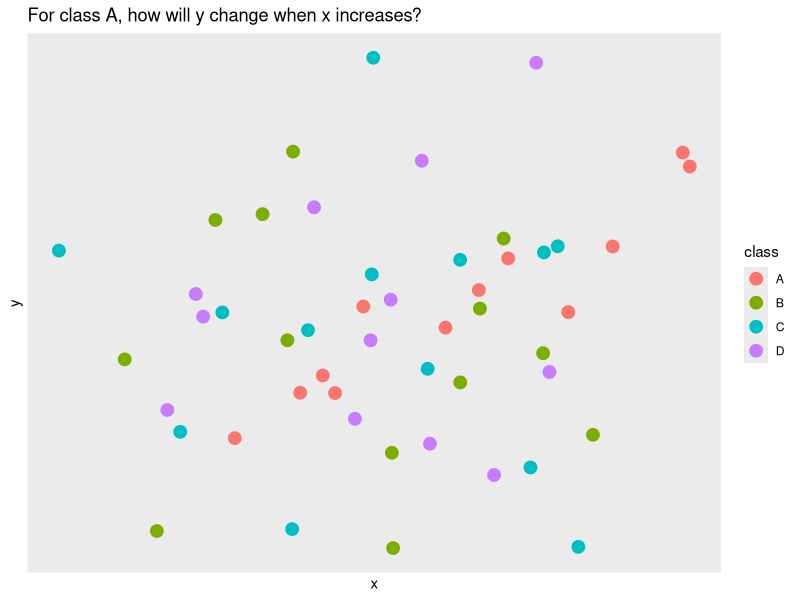
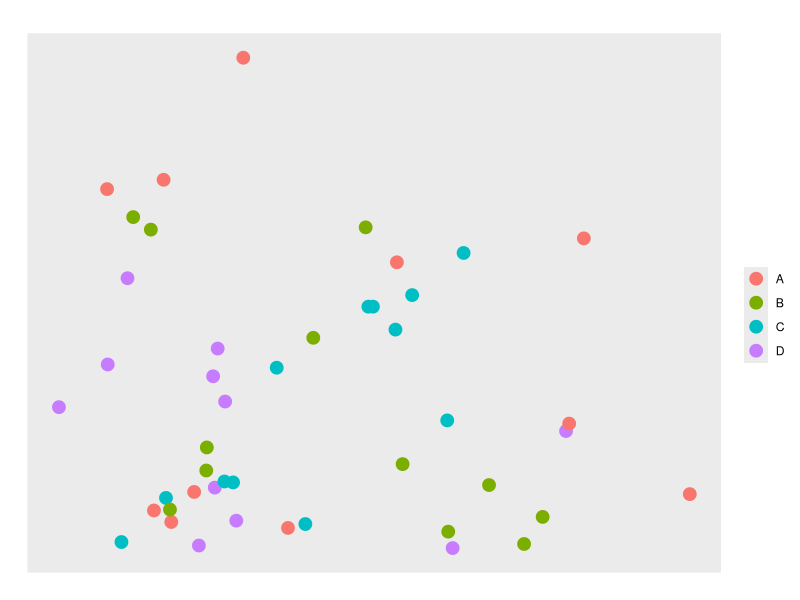
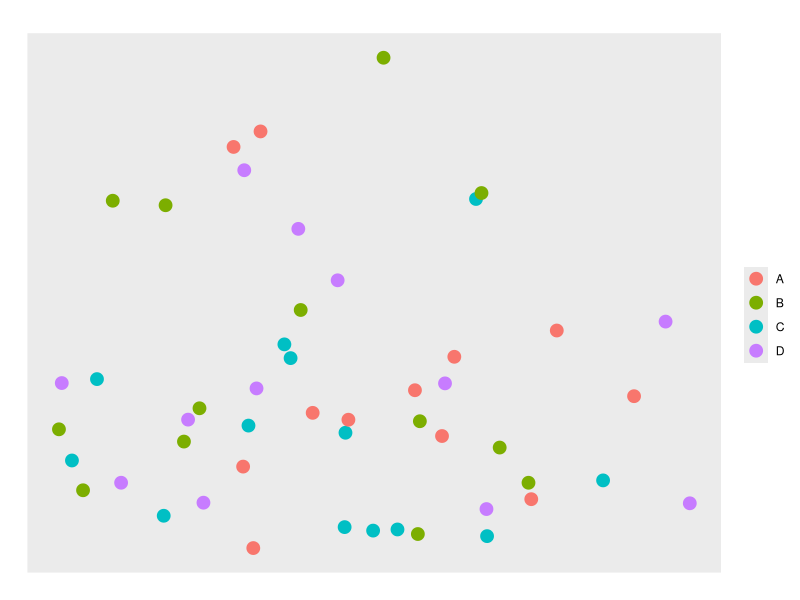
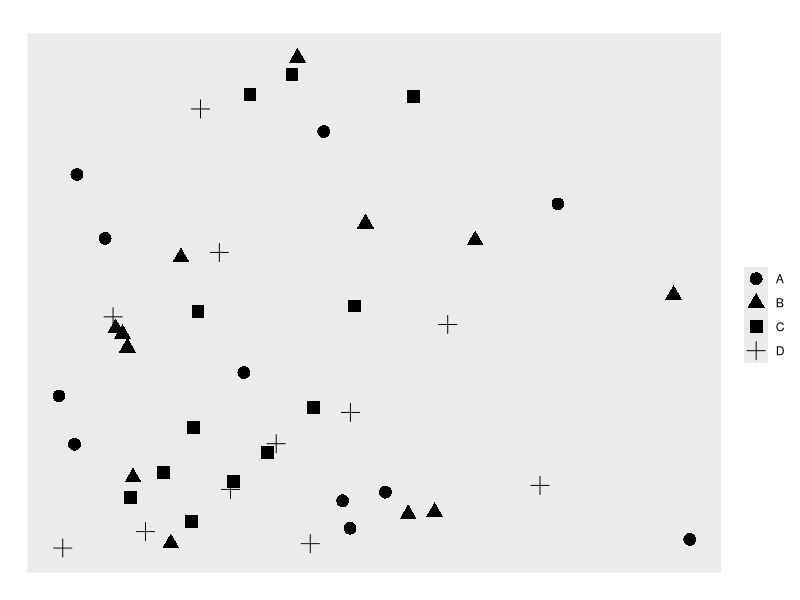
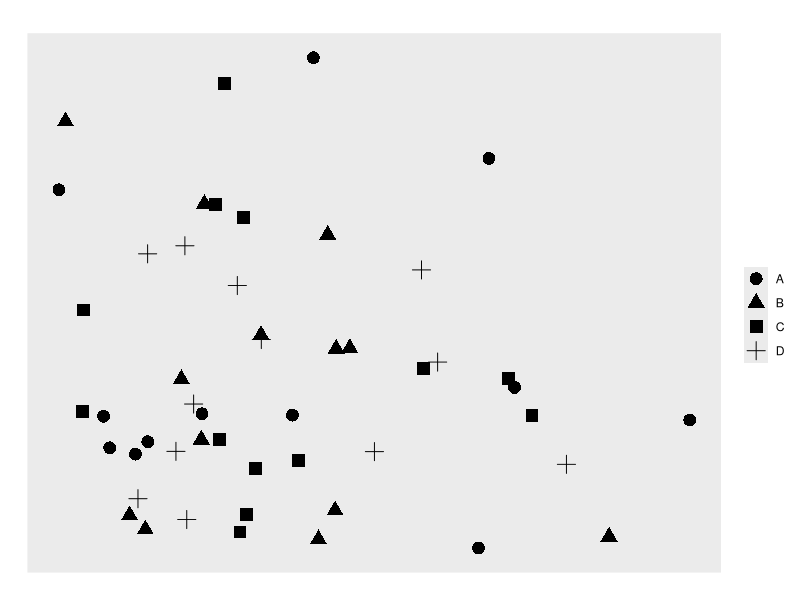
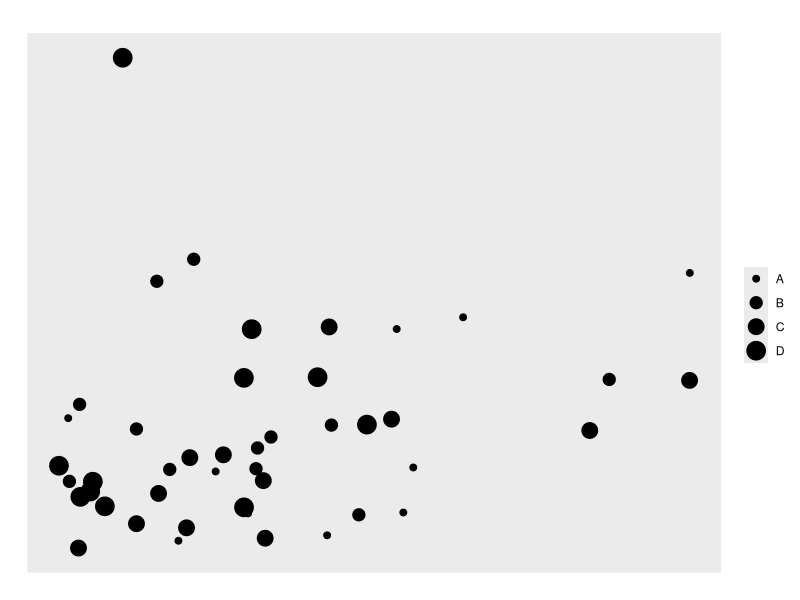
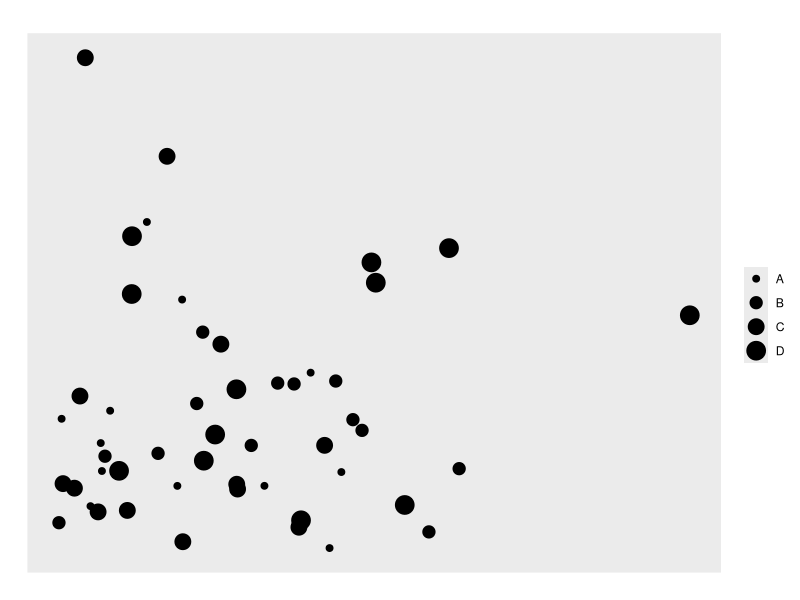
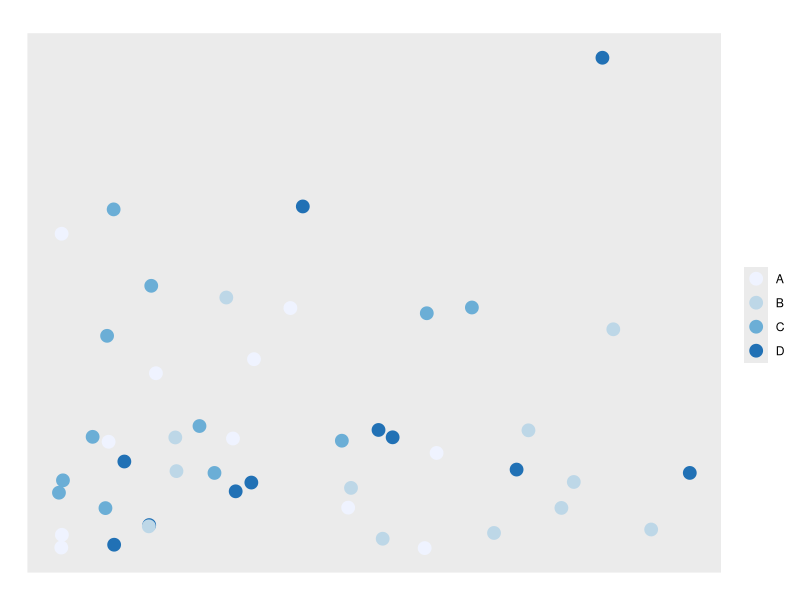

Generate these figures, in order, with R: (Note: this script raises an error after producing the figures.)
#---
# Assignment 2
# Due: April 28, 2017
#---

library(tidyr)
library(tidyverse)
library(graphics)
library(dplyr)
library(knitr)

#---------
# Plotting graphs for task 1
#---------
set.seed(428)

# Generate two random N-item data frames, with x and y are normal distributed continuous variables,
# z is a categorical variable with 4 categories, while each category has nearly equal number of items
N1 <- 46
N2 <- 50
rData_1 <- data.frame(x = abs(rnorm(N1)), y = abs(rnorm(N1)), z = c(1:N1) %% 4)
rData_2 <- data.frame(x = abs(rnorm(N2)), y = abs(rnorm(N2)), z = c(1:N2) %% 4)
rData_1$z <- factor(as.factor(rData_1$z), labels = c("A", "B", "C", "D"))
rData_2$z <- factor(as.factor(rData_2$z), labels = c("A", "B", "C", "D"))

rData_1 %>% 
  group_by(z) %>% 
  count()
rData_2 %>% 
  group_by(z) %>% 
  count()

# Differentiate by color (saturation)
color_1 <- ggplot(rData_1) +
  geom_point(aes(x = x, y = y, color = z), size = 4) +
  labs(x = "", y = "", title = "", color = "") +
  scale_x_continuous(breaks = NULL) +
  scale_y_continuous(breaks = NULL)
png(filename = "submissions/Liu_Guangyu/assignment2/graphs/color_1.png")
plot(color_1)
dev.off()

color_2 <- ggplot(rData_2) +
  geom_point(aes(x = x, y = y, color = z), size = 4) +
  labs(x = "", y = "", title = "", color = "") +
  scale_x_continuous(breaks = NULL) +
  scale_y_continuous(breaks = NULL)
png(filename = "submissions/Liu_Guangyu/assignment2/graphs/color_2.png")
plot(color_2)
dev.off()

# Differentiation by shape
rData_1$x <- abs(rnorm(N1))
rData_1$y <- abs(rnorm(N1))
rData_2$x <- abs(rnorm(N2))
rData_2$y <- abs(rnorm(N2))

shape_1 <- ggplot(rData_1) +
  geom_point(aes(x = x, y = y, shape = z), size = 4) +
  labs(x = "", y = "", title  = "" ,shape = "") +
  scale_x_continuous(breaks = NULL) +
  scale_y_continuous(breaks = NULL)
png(filename = "submissions/Liu_Guangyu/assignment2/graphs/shape_1.png")
plot(shape_1)
dev.off()

shape_2 <- ggplot(rData_2) +
  geom_point(aes(x = x, y = y, shape = z), size = 4) +
  labs(x = "", y = "", title  = "", shape = "") +
  scale_x_continuous(breaks = NULL) +
  scale_y_continuous(breaks = NULL)
png(filename = "submissions/Liu_Guangyu/assignment2/graphs/shape_2.png")
plot(shape_2)
dev.off()

# Differentiation by size
rData_1$x <- abs(rnorm(N1))
rData_1$y <- abs(rnorm(N1))
rData_2$x <- abs(rnorm(N2))
rData_2$y <- abs(rnorm(N2))

size_1 <- ggplot(rData_1) +
  geom_point(aes(x = x, y = y, size = z)) +
  labs(x = "", y = "", title = "", size = "") +
  scale_x_continuous(breaks = NULL) +
  scale_y_continuous(breaks = NULL) +
  coord_flip()
png(filename = "submissions/Liu_Guangyu/assignment2/graphs/size_1.png")
plot(size_1)
dev.off()

size_2 <- ggplot(rData_2) +
  geom_point(aes(x = x, y = y, size = z)) +
  labs(x = "", y = "", title = "", size = "") +
  scale_x_continuous(breaks = NULL) +
  scale_y_continuous(breaks = NULL) +
  coord_flip()
png(filename = "submissions/Liu_Guangyu/assignment2/graphs/size_2.png")
plot(size_2)
dev.off()

# Differentiate by shade
rData_1$x <- abs(rnorm(N1))
rData_1$y <- abs(rnorm(N1))
rData_2$x <- abs(rnorm(N2))
rData_2$y <- abs(rnorm(N2))

shade_1 <- ggplot(rData_1) +
  geom_point(aes(x = x, y = y, color = z), size = 4) +
  labs(x = "", y = "", title = "", color = "") +
  scale_x_continuous(breaks = NULL) +
  scale_y_continuous(breaks = NULL) +
  scale_color_brewer(palette = "Blues")
png(filename = "submissions/Liu_Guangyu/assignment2/graphs/shade_1.png")
plot(shade_1)
dev.off()

shade_2 <- ggplot(rData_2) +
  geom_point(aes(x = x, y = y, color = z), size = 4) +
  labs(x = "", y = "", title = "", color = "") +
  scale_x_continuous(breaks = NULL) +
  scale_y_continuous(breaks = NULL) +
  scale_color_brewer(palette = "Blues")
png(filename = "submissions/Liu_Guangyu/assignment2/graphs/shade_2.png")
plot(shade_2)
dev.off()

#-----------
# Plotting graphs for task 2
#-----------

# Generate a random N-item data frame, with x and y are normal distributed continuous variables,
# class is a categorical variable with 4 categories, while each category has nearly equal number of items
N <- 50
rData <- data.frame(x = rnorm(N), y = rnorm(N), class = c(1:N) %% 4)
rData$class <- factor(as.factor(rData$class), labels = c("A", "B", "C", "D"))

# General trend by color
# Positive association
rData$x <- rnorm(N)
rData$y <- rnorm(N)
rData$y <- ifelse(rData$class == "A", 0.6*rData$x + 0.3*rData$y, rData$y)
ggplot(rData) +
  geom_point(aes(x = x, y = y, color = class), size = 4) +
  labs(x = "x", y = "y", title = "For class A, how will y change when x increases?") +
  scale_x_continuous(breaks = NULL) +
  scale_y_continuous(breaks = NULL)
png(filename = "submissions/Liu_Guangyu/assignment2/graphs/color_slope_1.png")
plot(color_slope_1)
dev.off()

# Negative association
rData$x <- rnorm(N)
rData$y <- rnorm(N)
rData$y <- ifelse(rData$class == "B", -0.6*rData$x + 0.3*rData$y, rData$y)
color_slope_2 <- ggplot(rData) +
  geom_point(aes(x = x, y = y, color = class), size = 4) +
  labs(x = "x", y = "y", title = "For class B, how will y change when x increases?") +
  scale_x_continuous(breaks = NULL) +
  scale_y_continuous(breaks = NULL)
png(filename = "submissions/Liu_Guangyu/assignment2/graphs/color_slope_2.png")
plot(color_slope_2)
dev.off()

# None association
rData$x <- rnorm(N)
rData$y <- rnorm(N)
rData$y <- ifelse(rData$class == "C", 0.3*rData$y, rData$y)
color_slope_3 <- ggplot(rData) +
  geom_point(aes(x = x, y = y, color = class), size = 4) +
  labs(x = "x", y = "y", title = "For class C, how will y change when x increases?") +
  scale_x_continuous(breaks = NULL) +
  scale_y_continuous(breaks = NULL)
png(filename = "submissions/Liu_Guangyu/assignment2/graphs/color_slope_3.png")
plot(color_slope_3)
dev.off()

# General trend by shape
# Positive association
rData$x <- rnorm(N)
rData$y <- rnorm(N)
rData$y <- ifelse(rData$class == "D", 0.6*rData$x + 0.3*rData$y, rData$y)

shape_slope_1 <- ggplot(rData) +
  geom_point(aes(x = x, y = y, shape = class), size = 4) +
  labs(x = "x", y = "y", title = "For class D, how will y change when x increases?") +
  scale_x_continuous(breaks = NULL) +
  scale_y_continuous(breaks = NULL)
png(filename = "submissions/Liu_Guangyu/assignment2/graphs/shape_slope_1.png")
plot(shape_slope_1)
dev.off()

# Negative Association
rData$x <- rnorm(N)
rData$y <- rnorm(N)
rData$y <- ifelse(rData$class == "A", -0.6*rData$x + 0.3*rData$y, rData$y)
shape_slope_2 <- ggplot(rData) +
  geom_point(aes(x = x, y = y, shape = class), size = 4) +
  labs(x = "x", y = "y", title = "For class A, how will y change when x increases?") +
  scale_x_continuous(breaks = NULL) +
  scale_y_continuous(breaks = NULL)
png(filename = "submissions/Liu_Guangyu/assignment2/graphs/shape_slope_2.png")
plot(shape_slope_2)
dev.off()

# None association
rData$x <- rnorm(N)
rData$y <- rnorm(N)
rData$y <- ifelse(rData$class == "B", 0.3*rData$y, rData$y)
shape_slope_3 <- ggplot(rData) +
  geom_point(aes(x = x, y = y, shape = class), size = 4) +
  labs(x = "x", y = "y", title = "For class B, how will y change when x increases?") +
  scale_x_continuous(breaks = NULL) +
  scale_y_continuous(breaks = NULL)
png(filename = "submissions/Liu_Guangyu/assignment2/graphs/shape_slope_3.png")
plot(shape_slope_3)
dev.off()

# General trend by size
# Positive association
rData$x <- rnorm(N)
rData$y <- rnorm(N)
rData$y <- ifelse(rData$class == "C", 0.6*rData$x + 0.3*rData$y, rData_1$y)

size_slope_1 <- ggplot(rData) +
  geom_point(aes(x = x, y = y, size = class)) +
  labs(x = "x", y = "y", title = "For class C, how will y change when x increases?") +
  scale_x_continuous(breaks = NULL) +
  scale_y_continuous(breaks = NULL)
png(filename = "submissions/Liu_Guangyu/assignment2/graphs/size_slope_1.png")
plot(size_slope_1)
dev.off()

# Negative association
rData$x <- rnorm(N)
rData$y <- rnorm(N)
rData$y <- ifelse(rData$class == "D", -0.6*rData$x + 0.3*rData$y, rData$y)
size_slope_2 <- ggplot(rData) +
  geom_point(aes(x = x, y = y, size = class)) +
  labs(x = "x", y = "y", title = "For class D, how will y change when x increases?") +
  scale_x_continuous(breaks = NULL) +
  scale_y_continuous(breaks = NULL)
png(filename = "submissions/Liu_Guangyu/assignment2/graphs/size_slope_2.png")
plot(size_slope_2)
dev.off()

# None association
rData$x <- rnorm(N)
rData$y <- rnorm(N)
rData$y <- ifelse(rData$class == "A", 0.3*rData$y, rData$y)
size_slope_3 <- ggplot(rData) +
  geom_point(aes(x = x, y = y, size = class)) +
  labs(x = "x", y = "y", title = "For class A, how will y change when x increases?") +
  scale_x_continuous(breaks = NULL) +
  scale_y_continuous(breaks = NULL)
png(filename = "submissions/Liu_Guangyu/assignment2/graphs/size_slope_3.png")
plot(size_slope_3)
dev.off()

# General trend by shade
# Positive association
rData$x <- rnorm(N)
rData$y <- rnorm(N)
rData$y <- ifelse(rData$class == "B", 0.6*rData$x + 0.3*rData$y, rData$y)

shade_slope_1 <- ggplot(rData) +
  geom_point(aes(x = x, y = y, color = class), size = 4) +
  labs(x = "", y = "", title = "For class B, how will y change when x increases?") +
  scale_x_continuous(breaks = NULL) +
  scale_y_continuous(breaks = NULL) +
  scale_color_brewer(palette = "Blues")
png(filename = "submissions/Liu_Guangyu/assignment2/graphs/shade_slope_1.png")
plot(shade_slope_1)
dev.off()

# Negative association
rData$x <- rnorm(N)
rData$y <- rnorm(N)
rData$y <- ifelse(rData$class == "C", -0.6*rData$x + 0.3*rData$y, rData$y)
shade_slope_2 <- ggplot(rData) +
  geom_point(aes(x = x, y = y, color = class), size = 4) +
  labs(x = "", y = "", title = "For class C, how will y change when x increases?") +
  scale_x_continuous(breaks = NULL) +
  scale_y_continuous(breaks = NULL) +
  scale_color_brewer(palette = "Blues")
png(filename = "submissions/Liu_Guangyu/assignment2/graphs/shade_slope_2.png")
plot(shade_slope_2)
dev.off()

# None association
rData$x <- rnorm(N)
rData$y <- rnorm(N)
rData$y <- ifelse(rData$class == "D", 0.3*rData$y, rData$y)
shade_slope_3 <- ggplot(rData) +
  geom_point(aes(x = x, y = y, color = class), size = 4) +
  labs(x = "", y = "", title = "For class D, how will y change when x increases?") +
  scale_x_continuous(breaks = NULL) +
  scale_y_continuous(breaks = NULL) +
  scale_color_brewer(palette = "Blues")
png(filename = "submissions/Liu_Guangyu/assignment2/graphs/shade_slope_3.png")
plot(shade_slope_3)
dev.off()

#------------
# Cleanning data
#------------

# Read file
mTurk <- read_csv("submissions/Liu_Guangyu/assignment2/MTurk.csv")

# Select answer to each question and time spent on each question
T_Q <- select(mTurk, -contains("First"), -contains("Page"), -contains("Count"), -Q43, -mTurkCode)

# Rename variables
timeSpent <- select(T_Q, t = contains("Last"))
question <- select(T_Q, -contains("Last")) %>% 
  select(q = contains("Q"))

# Answer to task 1
answer1 <- c(11, 13, 12, 12, 11, 13, 12, 12)
answer2 <- rep(c("Increase", "Decrease", "Hard to tell"), 4)

# Merge data
mergedData <- bind_cols(question, timeSpent)

# Delete guessing answers
# For multiple choice questions, if a respondent choose the same option for all 12 questions, 
# he/she is regarded as guessing answers. All data from this respondent is removed from the dataset
rownum = integer()
for (r in 1:nrow(mergedData)){
  guessAnswer <- TRUE
  for (i in 10:20){
    if (mergedData[r,][i] != mergedData[r,][i-1]){
      guessAnswer <- FALSE
      break
    }
  }
  if (guessAnswer){
    rownum <- c(rownum, r)
  }
}
mergedData <- mergedData[-rownum,]

# Remove unreasonable time
# Time spent on a question is regarded as unreasonably long if it is more than 60 seconds.
# Time spent on the first eight questions (counting points) is regared as unreasonably short if it is less than 5 sec.
# Those data is converted as missing value
for (i in 21:40){
  for (r in 1:nrow(mergedData)){
    if (mergedData[r,][i] > 60 | (mergedData[r,][i] < 5 & i < 29)){
      mergedData[r,][i] = NA
    }
  }
}

# Compute correctness for each task
# First task
for (i in 1:8){
  mergedData[[i]] <- mergedData[[i]] - answer1[i]
}
# Second task
for (i in 9:20){
  mergedData[[i]] <- (mergedData[[i]] == answer2[i-8])
}

# Export cleaned data
write.csv(mergedData, file = "submissions/Liu_Guangyu/assignment2/cleanedData.csv")

#-------------
# Analyzing data
#-------------

mTurkData <- read.csv("submissions/Liu_Guangyu/assignment2/cleanedData.csv")

#---
# Task1 -- counting points
#---
task1 <- select(mTurkData, num_range("q", 1:8)) %>% 
  gather(key = "channel", value = "answer") %>% 
  mutate(channel = ifelse(channel == "q1" | channel == "q8", "color",
                          ifelse(channel == "q2" | channel == "q7", "shading",
                                 ifelse(channel == "q3" | channel == "q6", "size", "shape"))))

time1 <- select(mTurkData, num_range("t", 1:8)) %>% 
  gather(key = "channel", value = "timeSpent") %>% 
  mutate(channel = ifelse(channel == "t1" | channel == "t8", "color",
                          ifelse(channel == "t2" | channel == "t7", "shading",
                                 ifelse(channel == "t3" | channel == "t6", "size", "shape"))),
         centeredT = timeSpent - mean(timeSpent, na.rm = TRUE))

# Calculate the mean, min, max, and sd of the deviation
task1_sum <- task1 %>% 
  group_by(channel) %>% 
  summarize(mean = mean(answer, na.rm = TRUE), 
            min = min(answer, na.rm = TRUE), 
            max = max(answer, na.rm = TRUE), 
            sd = sd(answer, na.rm = TRUE))

time1_sum <- time1 %>% 
  group_by(channel) %>% 
  summarize(mean = mean(centeredT, na.rm = TRUE), 
            min = min(centeredT, na.rm = TRUE), 
            max = max(centeredT, na.rm = TRUE), 
            sd = sd(centeredT, na.rm = TRUE))

# Merge data and reorder factors
task1_merge <- bind_rows("Answer" = task1_sum, "Time" = time1_sum, .id = "group")
task1_merge$channel <- reorder(as.factor(task1_merge$channel), task1_merge$mean)
task1_merge$group <- factor(task1_merge$group, 
                            levels = c("Time", "Answer"), 
                            labels = c("Time", "Answer"))


# Plot the answer and time of each channel. 
# The point in the middle denotes the mean of each channel. Answer close to zero means more accurate.
# The dotted line denotes the range of the deviation from the correct answer/grand mean.
# The solid line denotes [mean - sd, mean + sd]
ggplot(task1_merge, aes(x = group, y = mean, color = group)) +
  geom_linerange(aes(ymin = min, ymax = max), size = 1, linetype = 3) +
  geom_linerange(aes(ymin = mean - sd, ymax = mean + sd), size = 1) +
  geom_point(size = 2) +
  geom_hline(yintercept = 0, color = "ivory3", linetype = 2, size = 0.8) +
  coord_flip() +
  facet_grid(channel~.) +
  labs(y = "Deviation",
       x = NULL,
       title = "Fig 1 - Differentiating points represented by different channels") +
  scale_color_manual(values = c("Time" = "skyblue1", "Answer" = "coral1")) +
  theme(legend.position = "none")

# T-test for every adjacent channels
# Define a function to add t-test results to a dataframe
add_result <- function(df, result, test){
  df <- add_row(df, test = test, t_stat = result$statistic, p_value = result$p.value)
}

# New dataframe
ttest1 <- data.frame(test = character(0), t_stat = numeric(0), p_value = numeric(0))

# T-tests and adding results
result <- t.test(answer ~ channel, data = filter(task1, channel == "color" | channel == "shape"))
ttest1 <- add_result(ttest1, result, "Answer: color~shape")

result <- t.test(answer ~ channel, data = filter(task1, channel == "shape" | channel == "shading"))
ttest1 <- add_result(ttest1, result, "Answer: shape~shading")

result <- t.test(answer ~ channel, data = filter(task1, channel == "shading" | channel == "size"))
ttest1 <- add_result(ttest1, result, "Answer: shading~size")

result <- t.test(centeredT ~ channel, data = filter(time1, channel == "color" | channel == "shape"))
ttest1 <- add_result(ttest1, result, "Time: color~shape")

result <- t.test(centeredT ~ channel, data = filter(time1, channel == "shape" | channel == "shading"))
ttest1 <- add_result(ttest1, result, "Time: shape~shading")

result <- t.test(centeredT ~ channel, data = filter(time1, channel == "shading" | channel == "size"))
ttest1 <- add_result(ttest1, result, "Time: shading~size")

kable(ttest1, format = "markdown", col.names = c("Test", "t-stat", "p-value"))

#---
# Task2 -- general trend
#---
task2 <- select(mTurkData, num_range("q", 9:20)) %>% 
  gather(key = "channel", value = "answer") %>% 
  mutate(channel = ifelse(channel == "q9" | channel == "q10" | channel == "q11", "color",
                          ifelse(channel == "q12" | channel == "q13" | channel == "q14", "shape",
                                 ifelse(channel == "q15" | channel == "q16" | channel == "q17", "size", "shading"))))

# Now, correct answer is coded as TRUE (1), wrong answer is coded as FALSE (0)
# Recode correct answer as 0 point deviates from the correct answer, and wrong answer as 1 point deviates from the correct answer
# so that the graph can be read the same as task 1
task2$answer <- 1 - task2$answer

time2 <- select(mTurkData, num_range("t", 9:20)) %>% 
  gather(key = "channel", value = "timeSpent") %>% 
  mutate(channel = ifelse(channel == "t9" | channel == "t10" | channel == "t11", "color",
                          ifelse(channel == "t12" | channel == "t13" | channel == "t14", "shape",
                                 ifelse(channel == "t15" | channel == "t16" | channel == "t17", "size", "shading"))),
         centeredT = timeSpent - mean(timeSpent, na.rm = TRUE))

# Calculate the mean, min, max, and sd of the deviation
task2_sum <- task2 %>% 
  group_by(channel) %>% 
  summarize(mean = mean(answer, na.rm = TRUE), 
            #            min = min(answer, na.rm = TRUE), 
            #            max = max(answer, na.rm = TRUE), 
            sd = sd(answer, na.rm = TRUE))

time2_sum <- time2 %>% 
  group_by(channel) %>% 
  summarize(mean = mean(centeredT, na.rm = TRUE), 
            #            min = min(centeredT, na.rm = TRUE), 
            #           max = max(centeredT, na.rm = TRUE), 
            sd = sd(centeredT, na.rm = TRUE))

# Merge data and reorder factors
task2_merge <- bind_rows("Answer" = task2_sum, "Time" = time2_sum, .id = "group")
task2_merge$channel <- reorder(as.factor(task2_merge$channel), task2_merge$mean)
task2_merge$group <- factor(task2_merge$group, 
                            levels = c("Time", "Answer"), 
                            labels = c("Time", "Answer"))


# Plot the answer and time of each channel. 
# The point in the middle denotes the mean of each channel. Answer close to zero means more accurate.
# The dotted line denotes the range of the deviation from the correct answer/grand mean.
# The solid line denotes [mean - sd, mean + sd]
ggplot(task2_merge, aes(x = group, y = mean, color = group)) +
  #  geom_linerange(aes(ymin = min, ymax = max), size = 1, linetype = 3) +
  geom_linerange(aes(ymin = mean - sd, ymax = mean + sd), size = 1) +
  geom_point(size = 2) +
  geom_hline(yintercept = 0, color = "ivory3", linetype = 2, size = 0.8) +
  coord_flip() +
  facet_grid(channel~.) +
  labs(y = "Deviation",
       x = NULL,
       title = "Fig 2 - Telling general trends represented by different channels") +
  scale_color_manual(values = c("Time" = "skyblue1", "Answer" = "coral1")) +
  theme(legend.position = "none")

# T-test for every adjacent channels
# Define a function to add t-test results to a dataframe
add_result <- function(df, result, test){
  df <- add_row(df, test = test, stat = result$statistic, p_value = result$p.value)
}

# New dataframe
ttest2 <- data.frame(test = character(0), stat = numeric(0), p_value = numeric(0))

# T-tests and adding results
result <- oneway.test(answer ~ channel, data = task2)
ttest2 <- add_result(ttest2, result, "Answer: one-way ANOVA")

result <- oneway.test(centeredT ~ channel, data = time2)
ttest2 <- add_result(ttest2, result, "Time: one-way ANOVA")

kable(ttest2, format = "markdown", col.names = c("Test", "F-stat", "p-value"),
      caption = "One-way ANOVA output")